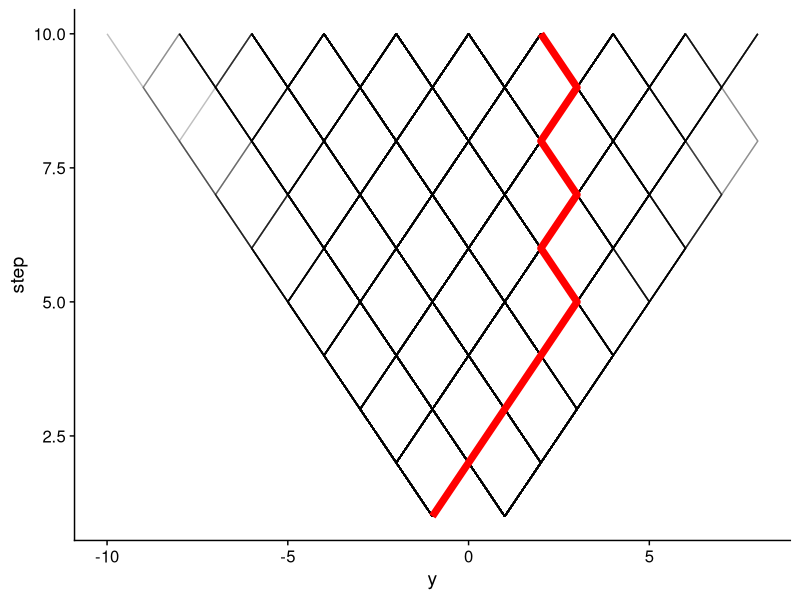
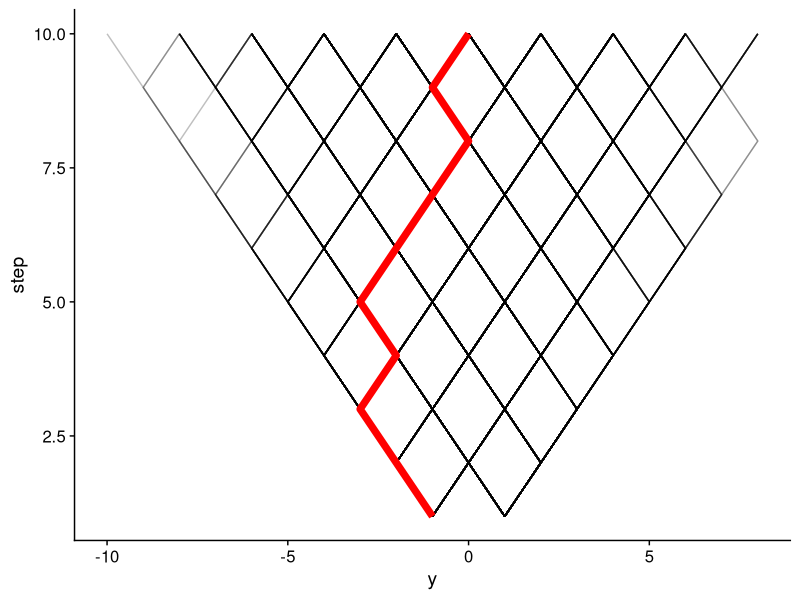
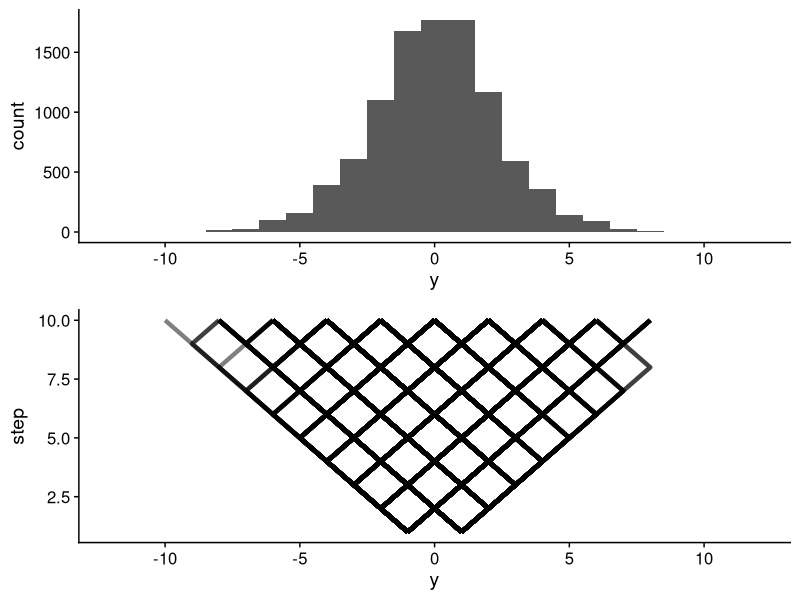

The R source for these figures, in order:
## ---- chunk 1
#| echo: false
#| message: false
#| warning: false
#| results: "hide"

library(tidyverse)
library(cowplot)

theme_set(theme_cowplot())

# Required files for this problem set:
#   - small_data.csv
## ---- chunk 2
#| echo: true

## ---- chunk 3
#| echo: true

## ---- chunk 4
#| echo: true

## ---- chunk 5
#| echo: true

## ---- chunk 6
2 * pt(-2.03, df = 8, lower.tail = TRUE)
pf(4.12, df1 = 1, df2 = 8, lower.tail = FALSE)
## ---- chunk 7
#| echo: true

## ---- chunk 8
#| echo: true

## ---- chunk 9
#| echo: true

## ---- chunk 10
#| echo: true

## ---- chunk 11
#| echo: true

## ---- chunk 12
markov_sim <- function(sim_num, nsteps) {
  s <- replicate(nsteps, sample(c(-1, 1), 1))        # <1>
  y <- cumsum(s)                                     # <2>
  return(tibble(sim_num, step = seq_len(nsteps), y)) # <3>
}
## ---- chunk 13
#| echo: true

set.seed(3473897)

niter <- 1000
nsteps <- 10
sims <- map(.x = seq_len(niter), # <1>
            .f = markov_sim,     # <2>
            nsteps = nsteps) |>  # <3>
  list_rbind()                   # <4>
## ---- chunk 14
head(sims)
## ---- chunk 15
#| echo: true
#| warning: false

ggplot() +
  geom_path(data = sims, aes(x = y, y = step, group = sim_num),
            alpha = 0.25,
            linewidth = 0.5) +
  geom_path(data = sims |> filter(sim_num == 1), aes(x = y, y = step),
            color = "red",
            linewidth = 2.5)

ggplot() +
  geom_path(data = sims, aes(x = y, y = step, group = sim_num),
            alpha = 0.25,
            linewidth = 0.5) +
  geom_path(data = sims |> filter(sim_num == 2), aes(x = y, y = step),
            color = "red",
            linewidth = 2.5)
## ---- chunk 16
#| echo: true
#| warning: false

p1 <- ggplot() +
  geom_path(data = sims, aes(x = y, y = step, group = sim_num),
            alpha = 0.5,
            linewidth = 1.5) +
  geom_point(data = sims, aes(x = y, y = step), alpha = 0) +
  scale_x_continuous(limits = c(-12, 12))
p2 <- ggplot(data = sims, aes(y)) +
  geom_histogram(binwidth = 1) +
  scale_x_continuous(limits = c(-12, 12))
cowplot::plot_grid(p2, p1, nrow = 2, align = "hv")
## ---- chunk 17
#| echo: true
#| warning: false


## ---- chunk 18
#| echo: true

## ---- chunk 19
#| echo: true

## ---- chunk 20
#| echo: true

